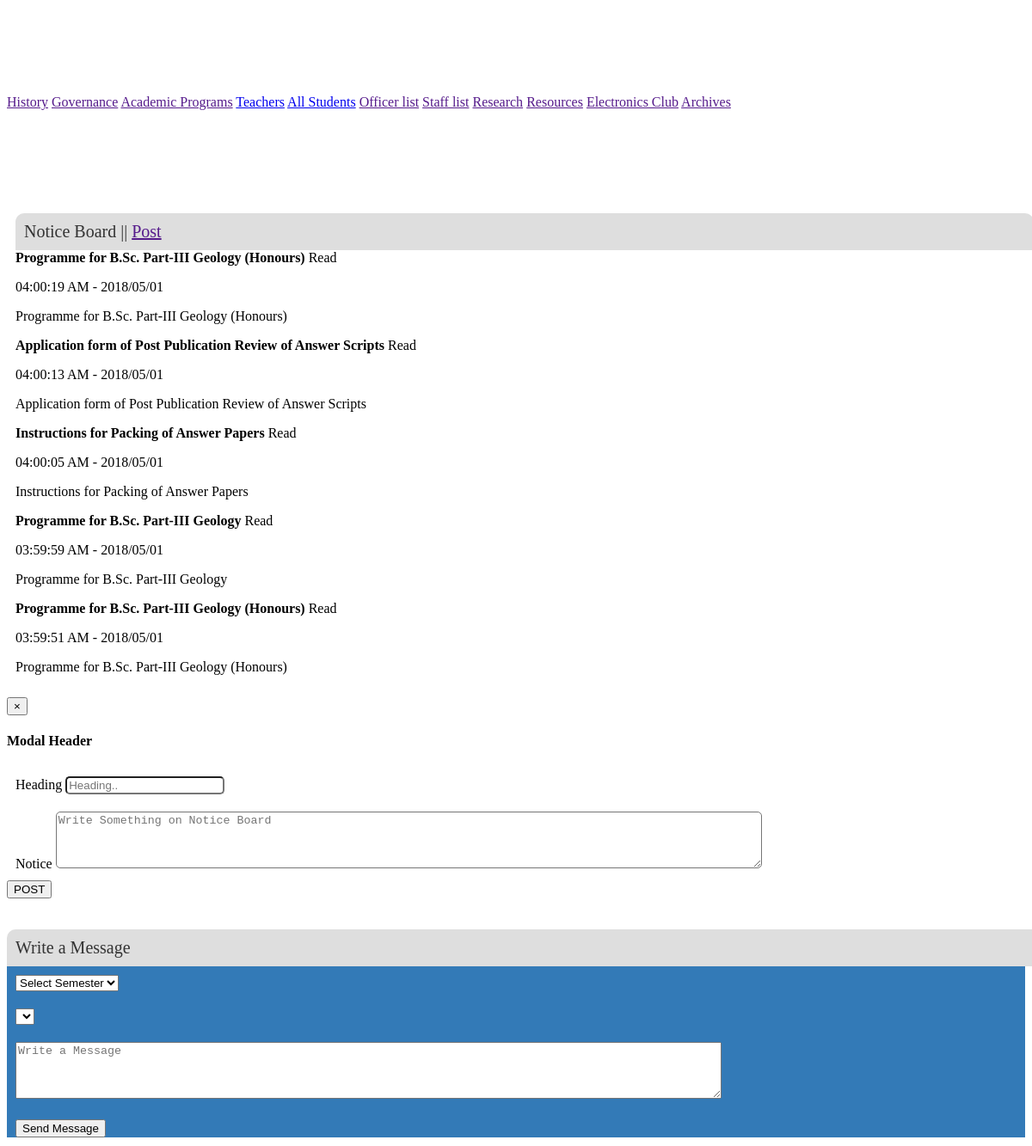
/body.php, run on the app's committed database.
### tables this page shows
CREATE TABLE `noticeboard` (
  `id` int(10) NOT NULL,
  `heading` varchar(300) NOT NULL,
  `notice` text NOT NULL,
  `person` varchar(200) NOT NULL,
  `shortname` varchar(30) NOT NULL,
  `date` varchar(100) NOT NULL,
  `time` varchar(30) NOT NULL
);

### body.php (the view, shortened to what this page needs)
<?php
  include('server.php');
  $teacher_menu = '';
?>
<!DOCTYPE html>
<html class="no-js">
<head>
<link rel="stylesheet" href="css/body.css">
</head>
<body>
<section class="col-md-2" style="margin-top: 110px;">
	<div class="list-group">
	  <a href="" class="list-group-item list-group-item-action">History</a>
	  <a href="" class="list-group-item list-group-item-action">Governance</a>
	  <a href="" class="list-group-item list-group-item-action">Academic Programs</a>
	  <a href="users.php?id=teachers" class="list-group-item list-group-item-action">Teachers</a>
	  <a href="users.php?id=students" class="list-group-item list-group-item-action">All Students</a>
	  <a href="" class="list-group-item list-group-item-action">Officer list</a>
	  <a href="" class="list-group-item list-group-item-action">Staff list</a>
	  <a href="" class="list-group-item list-group-item-action">Research</a>
	  <a href="" class="list-group-item list-group-item-action">Resources</a>
	  <a href="" class="list-group-item list-group-item-action">Electronics Club</a>
	  <a href="" class="list-group-item list-group-item-action">Archives</a>
	</div>
</section>
<section class="col-md-2 pull-right" style="margin-top: 110px;">
	<div class="notice_board">
		<div class="sidebar_title text-center">
			<span>Notice Board</span>
			<span class="<?php echo $teacher_menu;?>"> || <a href="" data-toggle="modal" data-target="#notice_post">Post</a></span>
		</div>
<?php
$get_notice = mysqli_query($db, "SELECT * FROM noticeboard ORDER BY id DESC limit 5");
while($notice_data = mysqli_fetch_array($get_notice)){
$heading = $notice_data['heading'];
$notice = $notice_data['notice'];
$date = $notice_data['date'];
$time = $notice_data['time'];
?>
		<div class="notice notice-success"  style="overflow: hidden;">
	        <strong><?php echo $heading; ?></strong>
	        <span class="pull-right text-success readMore">Read</span>
	        <div class="desc">
	           <p><span><?php echo $time; ?></span> - <span><?php echo $date; ?></span></p>
	           <p><?php echo $notice; ?></p>
	        </div>
	    </div>
<?php } ?>
	</div>
	<div id="notice_post" class="modal fade" role="dialog">
	  <div class="modal-dialog">
	    <div class="modal-content">
	    	<form method="post" id="notice_form">
			      <div class="modal-header">
			        <button type="button" class="close" data-dismiss="modal">&times;</button>
			        <h4 class="modal-title">Modal Header <span id="notice_msg" style="color: red;"></span></h4>
			      </div>
			      <div class="modal-body">
			      		<div class="options form-group">
			      			<label class="control-label" for="heading">Heading</label>
							<input name='heading' placeholder="Heading.." class="form-control" cols="100" rows="4" style="border-radius: 5px;">
						</div>
			      		<div class="options form-group">
			      			<label class="control-label" for="notice">Notice</label>
							<textarea name='notice' class="form-control" cols="100" rows="4" style="border-radius: 5px;" placeholder="Write Something on Notice Board"></textarea>
						</div>
			      </div>
			      <div class="modal-footer">
			        <button class="btn btn-success pull-right" type="submit"  onclick="return validate_notice()">POST</button>
			      </div>
	 		 </form>
	    </div>
	  </div>
	</div>
	<br>
	<br>
	<div class="message col-md-12">
		<div class="sidebar_title text-center">
			<span>Write a Message</span>
		</div>
		<div class="message_content">
			<form method="POST" id="msg_form">
				<div class="">
				  <div class="options">
				    	<select id="" name="year_semester" class="form-control" onchange="fetch_select(this.value);" required>
		                    <option value="" selected hidden>Select Semester</option>
		                </select>
				  </div>
				  <div class="options">
				     <select class="form-control form-control-lg" id="receiver" name="roll_no" required></select>
				  </div>
				  <div class="options form-group">
				    	<textarea name="message" class="form-control" cols="100" rows="4" placeholder="Write a Message"></textarea>
				  </div>
				  <div class="form-group" style="margin: 10px;">
				    	<button type="submit" name="send_msg" id ="msg_noti" class="btn btn-info form-control" cols="100" rows="4">Send Message</button>
				  </div>
				</div>
	    	</form>
	    </div>
	</div>
</section>
</body>
</html>

### css/body.css (style rules this page uses)
.notice_board { padding: 10px; }
.sidebar_title { font-size: 20px; color: #333333; padding: 10px; width: 100%; background-color: #DEDEDE; border-radius: 10px 10px 0px 0px; }
.message { border-radius: 10px; }
.message_content { background-color: #337AB7; }
.options { padding: 10px; }

### data on the page
noticeboard: heading "Programme for B.Sc. Part-III Geology (Honours)", time "04:00:19 AM", date "2018/05/01", notice "Programme for B.Sc. Part-III Geology (Honours)"
noticeboard: heading "Application form of Post Publication Review of Answer Scripts", time "04:00:13 AM", date "2018/05/01", notice "Application form of Post Publication Review of Answer Scripts"
noticeboard: heading "Instructions for Packing of Answer Papers", time "04:00:05 AM", date "2018/05/01", notice "Instructions for Packing of Answer Papers"
noticeboard: heading "Programme for B.Sc. Part-III Geology", time "03:59:59 AM", date "2018/05/01", notice "Programme for B.Sc. Part-III Geology"
noticeboard: heading "Programme for B.Sc. Part-III Geology (Honours)", time "03:59:51 AM", date "2018/05/01", notice "Programme for B.Sc. Part-III Geology (Honours)"
